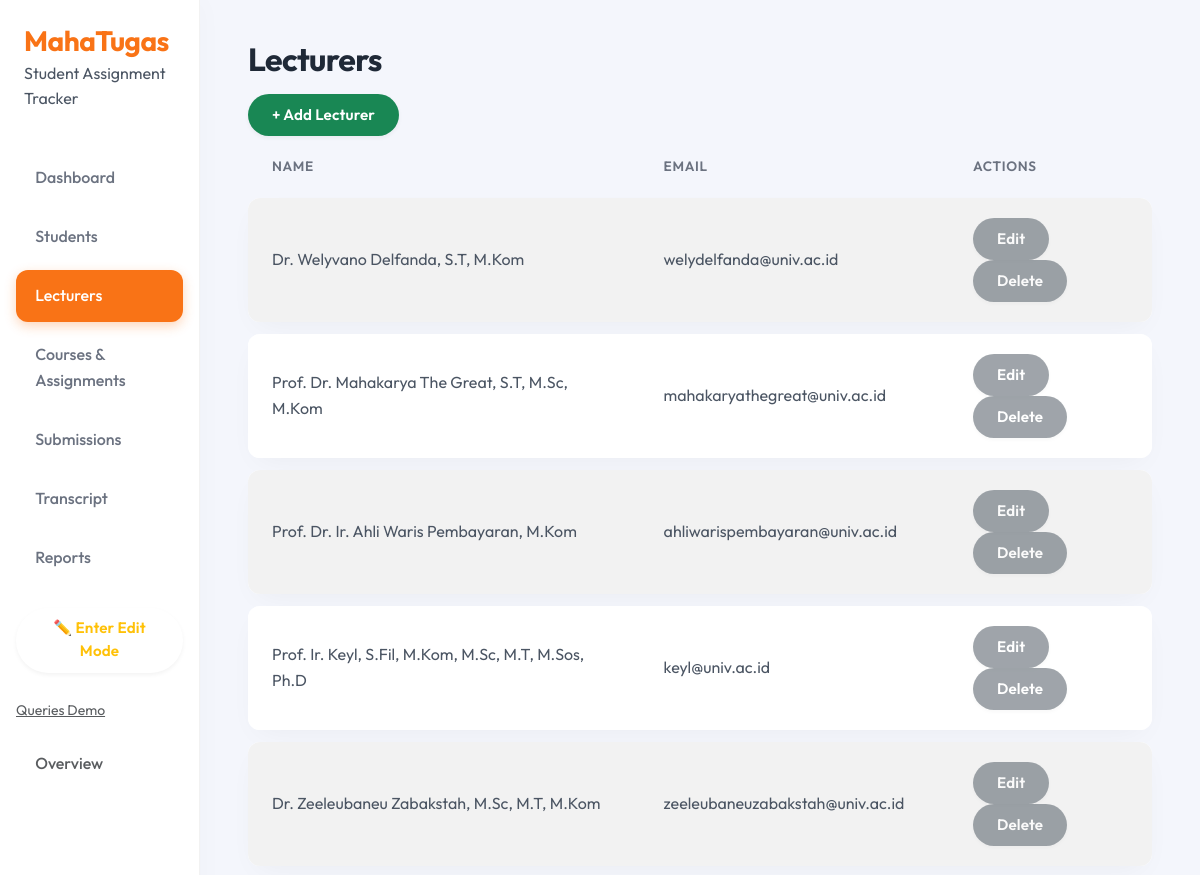
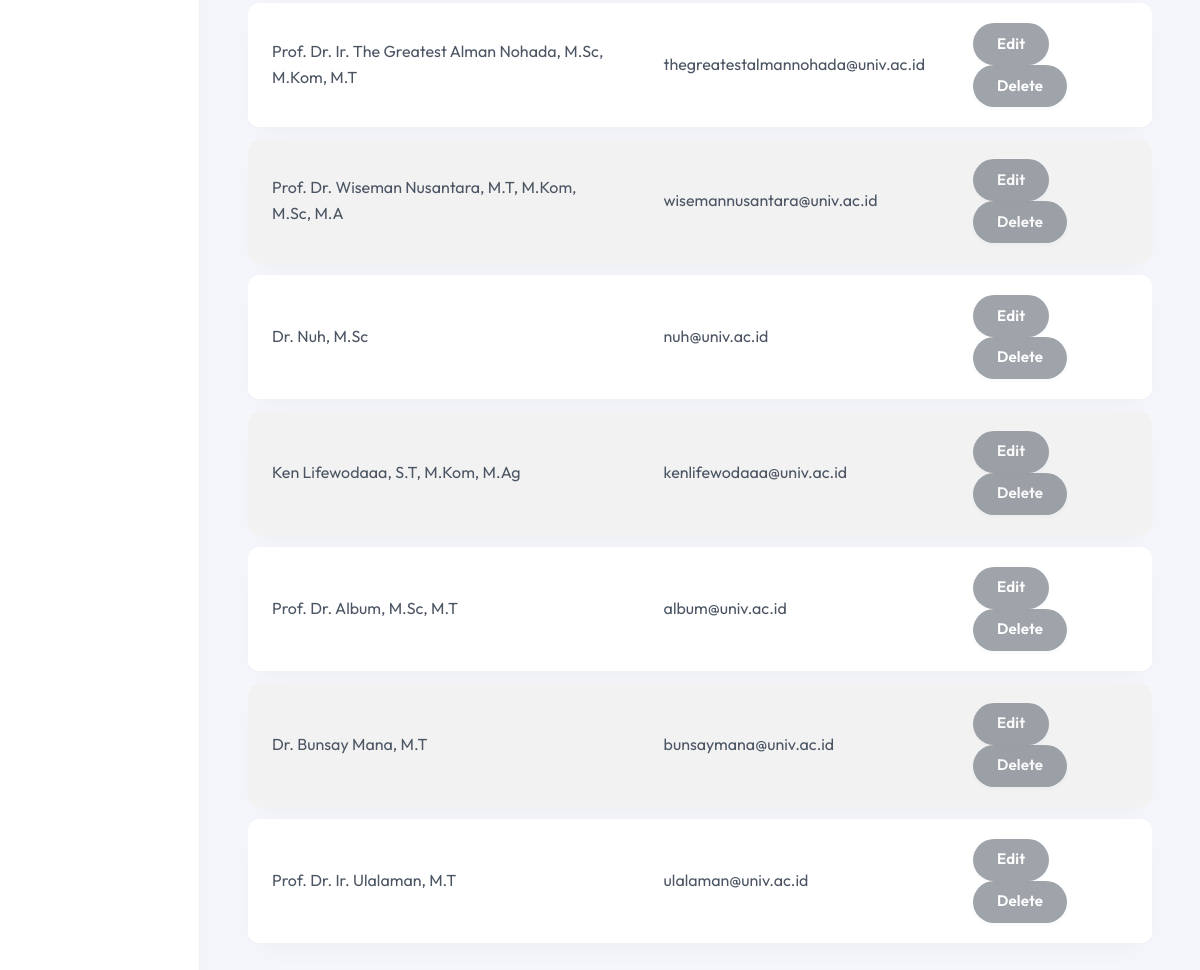
Page /lecturers/ on the committed database (2 pictures, top to bottom).
### tracker/models.py (models this page shows, shortened)
class Lecturer(models.Model):
    lecturer_id = models.AutoField(primary_key=True)
    lecturer_name = models.CharField(max_length=200)
    lecturer_email = models.EmailField(blank=True, null=True)

### tracker/views.py (the view)
# urls.py: path('lecturers/', views.lecturer_list, name='lecturer_list'),
def lecturer_list(request):
    lecturers = Lecturer.objects.all()
    return render(request, "tracker/lecturer_list.html", {
        "lecturers": lecturers,
        "edit_mode": request.session.get("edit_mode", False),
    })

### tracker/templates/tracker/lecturer_list.html
{% extends "tracker/base.html" %}
{% block content %}
<h2>Lecturers</h2>
<a href="{% url 'lecturer_create' %}" class="btn btn-success">+ Add Lecturer</a>
<table class="table table-striped">
    <thead>
        <tr>
            <th>Name</th>
            <th>Email</th>
            <th>Actions</th>
        </tr>
    </thead>
    <tbody>
        {% for lect in lecturers %}
        <tr>
            <td>{{ lect.lecturer_name }}</td>
            <td>{{ lect.lecturer_email }}</td>
            <td>
                {% if edit_mode %}
                <a href="{% url 'lecturer_edit' lect.lecturer_id %}" class="btn btn-primary btn-sm">Edit</a>
                <a href="{% url 'lecturer_delete' lect.lecturer_id %}" class="btn btn-danger btn-sm">Delete</a>
                {% else %}
                <button class="btn btn-secondary btn-sm" disabled>Edit</button>
                <button class="btn btn-secondary btn-sm" disabled>Delete</button>
                {% endif %}
            </td>
        </tr>
        {% endfor %}
    </tbody>
</table>
{% endblock %}

### static/tracker/css/comfy.css (style rules this page uses)
:root { --bg-color: #f4f6fc; --surface-color: #ffffff; --text-primary: #4b5563; --text-secondary: #6b7280; --accent-color: #f97316; --accent-hover: #ea580c; --success-soft: #d1fae5; --success-text: #065f46; --warning-soft: #fef3c7; --warning-text: #92400e; --radius-lg: 20px; --radius-md: 12px; --shadow-soft: 0 10px 30px -10px rgba(0, 0, 0, 0.05); --shadow-hover: 0 20px 40px -10px rgba(0, 0, 0, 0.1); --transition-fast: all 0.2s cubic-bezier(0.4, 0, 0.2, 1); --animation-fade-up: fadeInUp 0.5s ease-out forwards; }
body { background-color: var(--bg-color); color: var(--text-primary); font-family: 'Outfit', sans-serif; line-height: 1.6; }
h1, h2, h3, h4, h5, h6 { color: #1f2937; font-weight: 700; letter-spacing: -0.02em; margin-bottom: 1rem; }
h2 { font-size: 2rem; }
.btn { border-radius: 50px; padding: 0.6rem 1.5rem; font-weight: 600; font-size: 0.95rem; letter-spacing: 0.01em; transition: var(--transition-fast); border: none; box-shadow: 0 2px 4px rgba(0, 0, 0, 0.05); }
.table { border-collapse: separate; border-spacing: 0 0.8rem; background: transparent; }
.table thead th { background: transparent; color: var(--text-secondary); font-weight: 600; font-size: 0.85rem; text-transform: uppercase; letter-spacing: 0.05em; border: none; padding-left: 1.5rem; }
.table tbody tr { background: var(--surface-color); box-shadow: var(--shadow-soft); border-radius: var(--radius-md); transition: var(--transition-fast); }
.table td { border: none; padding: 1.25rem 1.5rem; vertical-align: middle; color: var(--text-primary); }
.table td:first-child { border-top-left-radius: var(--radius-md); border-bottom-left-radius: var(--radius-md); }
.table td:last-child { border-top-right-radius: var(--radius-md); border-bottom-right-radius: var(--radius-md); }

### rows in the picture
Lecturer: lecturer_name "Dr. Welyvano Delfanda, S.T, M.Kom", lecturer_email "welydelfanda@univ.ac.id"
Lecturer: lecturer_name "Prof. Dr. Mahakarya The Great, S.T, M.Sc, M.Kom", lecturer_email "mahakaryathegreat@univ.ac.id"
Lecturer: lecturer_name "Prof. Dr. Ir. Ahli Waris Pembayaran, M.Kom", lecturer_email "ahliwarispembayaran@univ.ac.id"
Lecturer: lecturer_name "Prof. Ir. Keyl, S.Fil, M.Kom, M.Sc, M.T, M.Sos, Ph.D", lecturer_email "keyl@univ.ac.id"
Lecturer: lecturer_name "Dr. Zeeleubaneu Zabakstah, M.Sc, M.T, M.Kom", lecturer_email "zeeleubaneuzabakstah@univ.ac.id"
Lecturer: lecturer_name "Prof. Dr. Ir. The Greatest Alman Nohada, M.Sc, M.Kom, M.T", lecturer_email "thegreatestalmannohada@univ.ac.id"
Lecturer: lecturer_name "Prof. Dr. Wiseman Nusantara, M.T, M.Kom, M.Sc, M.A", lecturer_email "wisemannusantara@univ.ac.id"
Lecturer: lecturer_name "Dr. Nuh, M.Sc", lecturer_email "nuh@univ.ac.id"
Lecturer: lecturer_name "Ken Lifewodaaa, S.T, M.Kom, M.Ag", lecturer_email "kenlifewodaaa@univ.ac.id"
Lecturer: lecturer_name "Prof. Dr. Album, M.Sc, M.T", lecturer_email "album@univ.ac.id"
Lecturer: lecturer_name "Dr. Bunsay Mana, M.T", lecturer_email "bunsaymana@univ.ac.id"
Lecturer: lecturer_name "Prof. Dr. Ir. Ulalaman, M.T", lecturer_email "ulalaman@univ.ac.id"
